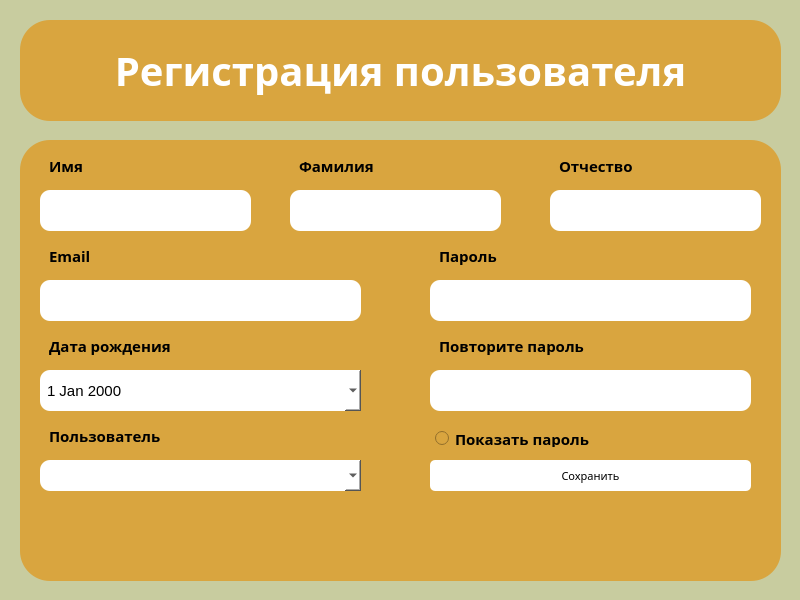
<?xml version="1.0" encoding="UTF-8"?>
<ui version="4.0">
 <class>MainWindow</class>
 <widget class="QMainWindow" name="MainWindow">
  <property name="geometry">
   <rect>
    <x>0</x>
    <y>0</y>
    <width>800</width>
    <height>600</height>
   </rect>
  </property>
  <property name="windowTitle">
   <string>MainWindow</string>
  </property>
  <property name="styleSheet">
   <string notr="true">background-color: #c8cc9f;</string>
  </property>
  <widget class="QWidget" name="centralwidget">
   <widget class="QLabel" name="header">
    <property name="geometry">
     <rect>
      <x>20</x>
      <y>20</y>
      <width>761</width>
      <height>101</height>
     </rect>
    </property>
    <property name="font">
     <font>
      <family>Microsoft YaHei</family>
      <pointsize>30</pointsize>
      <weight>75</weight>
      <bold>true</bold>
     </font>
    </property>
    <property name="styleSheet">
     <string notr="true">background-color: #d9a53f; border-radius: 30px; color: white;</string>
    </property>
    <property name="text">
     <string>Регистрация пользователя</string>
    </property>
    <property name="alignment">
     <set>Qt::AlignCenter</set>
    </property>
   </widget>
   <widget class="QLabel" name="content">
    <property name="geometry">
     <rect>
      <x>20</x>
      <y>140</y>
      <width>761</width>
      <height>441</height>
     </rect>
    </property>
    <property name="styleSheet">
     <string notr="true">background-color: #d9a53f; border-radius: 30px;</string>
    </property>
    <property name="text">
     <string/>
    </property>
   </widget>
   <widget class="QLabel" name="name">
    <property name="geometry">
     <rect>
      <x>40</x>
      <y>150</y>
      <width>201</width>
      <height>31</height>
     </rect>
    </property>
    <property name="font">
     <font>
      <family>Microsoft YaHei</family>
      <pointsize>11</pointsize>
      <weight>75</weight>
      <bold>true</bold>
     </font>
    </property>
    <property name="styleSheet">
     <string notr="true">background-color: #d9a53f; padding-left: 5px;</string>
    </property>
    <property name="text">
     <string>Имя</string>
    </property>
    <property name="alignment">
     <set>Qt::AlignLeading|Qt::AlignLeft|Qt::AlignVCenter</set>
    </property>
   </widget>
   <widget class="QLineEdit" name="name_edit">
    <property name="geometry">
     <rect>
      <x>40</x>
      <y>190</y>
      <width>211</width>
      <height>41</height>
     </rect>
    </property>
    <property name="styleSheet">
     <string notr="true">background-color: #fff;
border-radius: 10px; 
padding-left: 5px;
font-size: 15px;
</string>
    </property>
    <property name="text">
     <string/>
    </property>
   </widget>
   <widget class="QLabel" name="surname">
    <property name="geometry">
     <rect>
      <x>290</x>
      <y>150</y>
      <width>201</width>
      <height>31</height>
     </rect>
    </property>
    <property name="font">
     <font>
      <family>Microsoft YaHei</family>
      <pointsize>11</pointsize>
      <weight>75</weight>
      <bold>true</bold>
     </font>
    </property>
    <property name="styleSheet">
     <string notr="true">background-color: #d9a53f; padding-left: 5px;</string>
    </property>
    <property name="text">
     <string>Фамилия</string>
    </property>
    <property name="alignment">
     <set>Qt::AlignLeading|Qt::AlignLeft|Qt::AlignVCenter</set>
    </property>
   </widget>
   <widget class="QLabel" name="patronic">
    <property name="geometry">
     <rect>
      <x>550</x>
      <y>150</y>
      <width>171</width>
      <height>31</height>
     </rect>
    </property>
    <property name="font">
     <font>
      <family>Microsoft YaHei</family>
      <pointsize>11</pointsize>
      <weight>75</weight>
      <bold>true</bold>
     </font>
    </property>
    <property name="styleSheet">
     <string notr="true">background-color: #d9a53f; padding-left: 5px;</string>
    </property>
    <property name="text">
     <string>Отчество</string>
    </property>
    <property name="alignment">
     <set>Qt::AlignLeading|Qt::AlignLeft|Qt::AlignVCenter</set>
    </property>
   </widget>
   <widget class="QLineEdit" name="surname_edit">
    <property name="geometry">
     <rect>
      <x>290</x>
      <y>190</y>
      <width>211</width>
      <height>41</height>
     </rect>
    </property>
    <property name="styleSheet">
     <string notr="true">background-color: #fff;
border-radius: 10px; 
padding-left: 5px;
font-size: 15px;
</string>
    </property>
    <property name="text">
     <string/>
    </property>
   </widget>
   <widget class="QLineEdit" name="patronic_edit">
    <property name="geometry">
     <rect>
      <x>550</x>
      <y>190</y>
      <width>211</width>
      <height>41</height>
     </rect>
    </property>
    <property name="styleSheet">
     <string notr="true">background-color: #fff;
border-radius: 10px; 
padding-left: 5px;
font-size: 15px;
</string>
    </property>
    <property name="text">
     <string/>
    </property>
   </widget>
   <widget class="QLabel" name="email">
    <property name="geometry">
     <rect>
      <x>40</x>
      <y>240</y>
      <width>201</width>
      <height>31</height>
     </rect>
    </property>
    <property name="font">
     <font>
      <family>Microsoft YaHei</family>
      <pointsize>11</pointsize>
      <weight>75</weight>
      <bold>true</bold>
     </font>
    </property>
    <property name="styleSheet">
     <string notr="true">background-color: #d9a53f; padding-left: 5px;</string>
    </property>
    <property name="text">
     <string>Email</string>
    </property>
    <property name="alignment">
     <set>Qt::AlignLeading|Qt::AlignLeft|Qt::AlignVCenter</set>
    </property>
   </widget>
   <widget class="QLabel" name="birthday">
    <property name="geometry">
     <rect>
      <x>40</x>
      <y>330</y>
      <width>201</width>
      <height>31</height>
     </rect>
    </property>
    <property name="font">
     <font>
      <family>Microsoft YaHei</family>
      <pointsize>11</pointsize>
      <weight>75</weight>
      <bold>true</bold>
     </font>
    </property>
    <property name="styleSheet">
     <string notr="true">background-color: #d9a53f; padding-left: 5px;</string>
    </property>
    <property name="text">
     <string>Дата рождения</string>
    </property>
    <property name="alignment">
     <set>Qt::AlignLeading|Qt::AlignLeft|Qt::AlignVCenter</set>
    </property>
   </widget>
   <widget class="QLineEdit" name="email_edit">
    <property name="geometry">
     <rect>
      <x>40</x>
      <y>280</y>
      <width>321</width>
      <height>41</height>
     </rect>
    </property>
    <property name="styleSheet">
     <string notr="true">background-color: #fff;
border-radius: 10px; 
padding-left: 5px;
font-size: 15px;
</string>
    </property>
    <property name="text">
     <string/>
    </property>
   </widget>
   <widget class="QDateEdit" name="birthday_edit">
    <property name="geometry">
     <rect>
      <x>40</x>
      <y>370</y>
      <width>321</width>
      <height>41</height>
     </rect>
    </property>
    <property name="styleSheet">
     <string notr="true">background-color: #fff;
color: black;
border-radius: 10px; 
padding-left: 5px;
font-size: 15px;</string>
    </property>
    <property name="calendarPopup">
     <bool>true</bool>
    </property>
   </widget>
   <widget class="QLineEdit" name="confirm_password_edit">
    <property name="geometry">
     <rect>
      <x>430</x>
      <y>370</y>
      <width>321</width>
      <height>41</height>
     </rect>
    </property>
    <property name="styleSheet">
     <string notr="true">background-color: #fff;
border-radius: 10px; 
padding-left: 5px;
font-size: 15px;
</string>
    </property>
    <property name="text">
     <string/>
    </property>
    <property name="echoMode">
     <enum>QLineEdit::Password</enum>
    </property>
   </widget>
   <widget class="QLineEdit" name="password_edit">
    <property name="geometry">
     <rect>
      <x>430</x>
      <y>280</y>
      <width>321</width>
      <height>41</height>
     </rect>
    </property>
    <property name="styleSheet">
     <string notr="true">background-color: #fff;
border-radius: 10px; 
padding-left: 5px;
font-size: 15px;
</string>
    </property>
    <property name="text">
     <string/>
    </property>
    <property name="echoMode">
     <enum>QLineEdit::Password</enum>
    </property>
   </widget>
   <widget class="QLabel" name="confirm_password">
    <property name="geometry">
     <rect>
      <x>430</x>
      <y>330</y>
      <width>201</width>
      <height>31</height>
     </rect>
    </property>
    <property name="font">
     <font>
      <family>Microsoft YaHei</family>
      <pointsize>11</pointsize>
      <weight>75</weight>
      <bold>true</bold>
     </font>
    </property>
    <property name="styleSheet">
     <string notr="true">background-color: #d9a53f; padding-left: 5px;</string>
    </property>
    <property name="text">
     <string>Повторите пароль</string>
    </property>
    <property name="alignment">
     <set>Qt::AlignLeading|Qt::AlignLeft|Qt::AlignVCenter</set>
    </property>
   </widget>
   <widget class="QLabel" name="password">
    <property name="geometry">
     <rect>
      <x>430</x>
      <y>240</y>
      <width>201</width>
      <height>31</height>
     </rect>
    </property>
    <property name="font">
     <font>
      <family>Microsoft YaHei</family>
      <pointsize>11</pointsize>
      <weight>75</weight>
      <bold>true</bold>
     </font>
    </property>
    <property name="styleSheet">
     <string notr="true">background-color: #d9a53f; padding-left: 5px;</string>
    </property>
    <property name="text">
     <string>Пароль</string>
    </property>
    <property name="alignment">
     <set>Qt::AlignLeading|Qt::AlignLeft|Qt::AlignVCenter</set>
    </property>
   </widget>
   <widget class="QComboBox" name="posts">
    <property name="geometry">
     <rect>
      <x>40</x>
      <y>460</y>
      <width>321</width>
      <height>31</height>
     </rect>
    </property>
    <property name="styleSheet">
     <string notr="true">background-color: #fff;
border-radius: 10px; 
padding-left: 5px;
font-size: 15px;
</string>
    </property>
   </widget>
   <widget class="QLabel" name="birthday_2">
    <property name="geometry">
     <rect>
      <x>40</x>
      <y>420</y>
      <width>201</width>
      <height>31</height>
     </rect>
    </property>
    <property name="font">
     <font>
      <family>Microsoft YaHei</family>
      <pointsize>11</pointsize>
      <weight>75</weight>
      <bold>true</bold>
     </font>
    </property>
    <property name="styleSheet">
     <string notr="true">background-color: #d9a53f; padding-left: 5px;</string>
    </property>
    <property name="text">
     <string>Пользователь</string>
    </property>
    <property name="alignment">
     <set>Qt::AlignLeading|Qt::AlignLeft|Qt::AlignVCenter</set>
    </property>
   </widget>
   <widget class="QPushButton" name="button">
    <property name="geometry">
     <rect>
      <x>430</x>
      <y>460</y>
      <width>321</width>
      <height>31</height>
     </rect>
    </property>
    <property name="font">
     <font>
      <family>inherit</family>
      <pointsize>-1</pointsize>
     </font>
    </property>
    <property name="styleSheet">
     <string notr="true">QPushButton#button {
  min-width: 100px;
  font-family: inherit;
  appearance: none;
  border: 0;
  border-radius: 5px;
  background: #fff;
  color: black;
  font-size: 11px;
  padding: 8px 16px;
  cursor: pointer;
}

QPushButton#button:hover {
  background: #c8cc9f;
}

QPushButton#button:focus {
  outline: none;
  box-shadow: 0 0 0 4px red;
}</string>
    </property>
    <property name="text">
     <string>Сохранить</string>
    </property>
    <property name="checkable">
     <bool>false</bool>
    </property>
   </widget>
   <widget class="QLabel" name="feedback">
    <property name="geometry">
     <rect>
      <x>50</x>
      <y>520</y>
      <width>691</width>
      <height>41</height>
     </rect>
    </property>
    <property name="font">
     <font>
      <pointsize>15</pointsize>
      <weight>75</weight>
      <bold>true</bold>
      <underline>true</underline>
     </font>
    </property>
    <property name="styleSheet">
     <string notr="true">color: red; background-color: #d9a53f;
padding: 0 5px;</string>
    </property>
    <property name="text">
     <string/>
    </property>
   </widget>
   <widget class="QRadioButton" name="open_passwd">
    <property name="geometry">
     <rect>
      <x>430</x>
      <y>430</y>
      <width>321</width>
      <height>17</height>
     </rect>
    </property>
    <property name="font">
     <font>
      <family>Microsoft YaHei</family>
      <pointsize>11</pointsize>
      <weight>75</weight>
      <bold>true</bold>
     </font>
    </property>
    <property name="styleSheet">
     <string notr="true">background-color: #d9a53f; padding-left: 5px;</string>
    </property>
    <property name="text">
     <string>Показать пароль</string>
    </property>
   </widget>
  </widget>
 </widget>
 <resources/>
 <connections/>
</ui>
